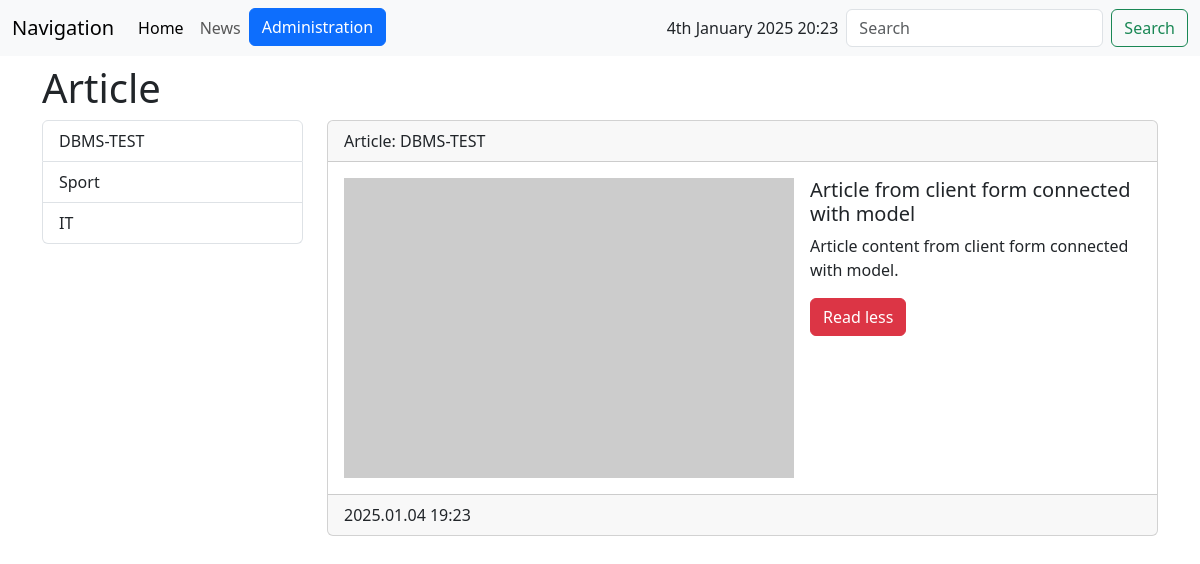
The app's page /news/news/10 with its own data.
### news/models.py (models this page shows, shortened)
class Category(models.Model):
    name = models.CharField('Category name', max_length=50, db_index=True)
    def __str__(self):
        return self.name
    def get_absolute_url(self):
        return reverse_lazy('category', kwargs={"pk": self.pk})
    class Meta:
        verbose_name='Category'
        verbose_name_plural='Categories'
        ordering=['pk']

class Article(models.Model):
    title = models.CharField('Title', max_length=50)
    content = models.TextField('Content', blank=True) # blank means, is this field required
    created_at = models.DateTimeField('Created', auto_now_add=True)
    updated_at = models.DateTimeField('Updated', auto_now=True)
    image = models.ImageField('Image', upload_to='images/%Y/%m/%d/', blank=True)
    is_published = models.BooleanField('Published', default=True)
    """
    models.ForeignKey is used to create a relationship between models,
    specifically to define a "one-to-many" relationship.
    This allows one record in one table (model) to be associated with multiple records in another table.

    Attrs:
        - to (first argument): Specifies the model to which the relationship is established. In the example above, it's Category.
        - on_delete: Determines what happens to the related records if the parent record is deleted.
            - models.CASCADE: Deletes related records.
            - models.PROTECT: Prevents deletion and raises an error.
            - models.SET_NULL: Sets the field to NULL.
            - models.SET_DEFAULT: Sets a default value.
            - models.SET(...): Sets a custom value or function.
            - models.DO_NOTHING: Does nothing.
        - related_name (optional): Specifies the name for the reverse relationship from the related model.
        - null (optional): determines whether this field can store a NULL value in the database, meaning whether it can be empty.

    to create relations ships you can use:
        - ForeignKey
        - ManyToManyField
    """
    category = models.ForeignKey(
        'Category',
        on_delete=models.PROTECT,
        related_name="categories",
        null=True,
    )
    """
    __str__
    used to provide a string representation of a model object
    and when displaying model objects in the Django admin panel
    """
    def __str__(self):
        return self.title
    class Meta:
        verbose_name='Article'
        verbose_name_plural='Articles'
        ordering = ['-created_at']

### news/views.py (the view)
# urls.py: path('news/<int:article_id>', view_article, name="view_article"),
def view_article(request, article_id):
    article = get_article_by_id(article_id)
    data = {
        'article': article
    }
    return render(request, 'news/article.html', data)

### news/templatetags/news_tags.py (called while the page is built)
@register.simple_tag()
def get_all_categories():
    return Category.objects.all()

@register.inclusion_tag('news/list_categories.html')
def show_all_categories(selected_category=None):
    categories = Category.objects.all()
    return {'categories': categories, 'selected_category': selected_category}

def get_article_by_id(article_id=None):
    return get_object_or_404(Article, pk=article_id)

### news/templates/news/article.html (shortened to what this page needs)
{% extends 'base.html' %}
{% block main %}
<div class="container m-0-a mt-2">
  <h1>Article</h1>
  <div class="row">
    <div class="col-md-3">
        {% include 'inc/_categories.html' %}
    </div>
    <div class="col-md-9 mb-2">
        <div class="card">
            <div class="card-header">
              Article: {{ article.category }}
            </div>
            <div class="card-body flex">
                <div class="media d-flex flex-row">
                    <img src="{% if article.image %}{{ article.image.url }}{% else %}https://picsum.photos/id/870/450/300?grayscale&blur=2{% endif %}"
                      alt="Article image"
                      width="450"
                      height="300"
                      class="me-3"
                    >
                    <div class="media-body">
                        <h5 class="card-title">{{ article.title }}</h5>
                        <p class="card-text">{{ article.content }}.</p>
                        <a href="{% url 'news' %}" class="btn btn-danger">Read less</a>
                    </div>
                </div>
            </div>
            <div class="card-footer">
                {{ article.created_at|date:"Y.m.d H:i" }}
            </div>
          </div>
    </div>
  </div>
</div>
{% endblock %}

### templates/inc/_categories.html
{% load news_tags %}
<div class="list-group">
    {% get_all_categories as categories %}
    {% for category in categories %}
        <a
          href="{{ category.get_absolute_url }}"
          class="list-group-item list-group-item-action {% if selected_category.pk == category.pk %} active {% endif %} "
        >
          {{ category.name }}
        </a>
    {% endfor %}
</div>

### records on screen
Category: name "DBMS-TEST"
Category: name "Sport"
Category: name "IT"
Article: category "DBMS-TEST", title "Article from client form connected with model", content "Article content from client form connected with model", created_at "2025.01.04 19:23"
